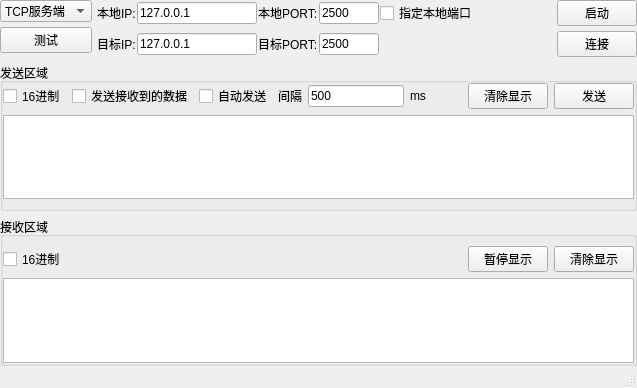
<?xml version="1.0" encoding="UTF-8"?>
<ui version="4.0">
 <class>MainWindow</class>
 <widget class="QMainWindow" name="MainWindow">
  <property name="geometry">
   <rect>
    <x>0</x>
    <y>0</y>
    <width>637</width>
    <height>388</height>
   </rect>
  </property>
  <property name="windowTitle">
   <string>MainWindow</string>
  </property>
  <widget class="QWidget" name="centralwidget">
   <layout class="QVBoxLayout" name="verticalLayout_5">
    <property name="spacing">
     <number>6</number>
    </property>
    <property name="margin">
     <number>0</number>
    </property>
    <item>
     <widget class="QWidget" name="widget_set" native="true">
      <property name="maximumSize">
       <size>
        <width>16777215</width>
        <height>60</height>
       </size>
      </property>
      <layout class="QHBoxLayout" name="horizontalLayout_4">
       <property name="spacing">
        <number>5</number>
       </property>
       <property name="margin">
        <number>0</number>
       </property>
       <item>
        <layout class="QVBoxLayout" name="verticalLayout_4">
         <item>
          <widget class="QComboBox" name="comboBox_net">
           <item>
            <property name="text">
             <string>TCP服务端</string>
            </property>
           </item>
           <item>
            <property name="text">
             <string>TCP客户端</string>
            </property>
           </item>
           <item>
            <property name="text">
             <string>UDP服务端</string>
            </property>
           </item>
           <item>
            <property name="text">
             <string>UDP客户端</string>
            </property>
           </item>
          </widget>
         </item>
         <item>
          <widget class="QPushButton" name="pushButton_test">
           <property name="text">
            <string>测试</string>
           </property>
          </widget>
         </item>
         <item>
          <spacer name="verticalSpacer_2">
           <property name="orientation">
            <enum>Qt::Vertical</enum>
           </property>
           <property name="sizeHint" stdset="0">
            <size>
             <width>20</width>
             <height>40</height>
            </size>
           </property>
          </spacer>
         </item>
        </layout>
       </item>
       <item>
        <layout class="QVBoxLayout" name="verticalLayout_3">
         <item>
          <widget class="QWidget" name="widget_setting_server" native="true">
           <layout class="QHBoxLayout" name="horizontalLayout_3">
            <property name="spacing">
             <number>1</number>
            </property>
            <property name="margin">
             <number>0</number>
            </property>
            <item>
             <widget class="QLabel" name="label_ip">
              <property name="text">
               <string>本地IP:</string>
              </property>
             </widget>
            </item>
            <item>
             <widget class="QLineEdit" name="lineEdit_ip">
              <property name="minimumSize">
               <size>
                <width>120</width>
                <height>0</height>
               </size>
              </property>
              <property name="maximumSize">
               <size>
                <width>120</width>
                <height>16777215</height>
               </size>
              </property>
              <property name="text">
               <string>127.0.0.1</string>
              </property>
             </widget>
            </item>
            <item>
             <widget class="QLabel" name="label_port">
              <property name="text">
               <string>本地PORT:</string>
              </property>
             </widget>
            </item>
            <item>
             <widget class="QLineEdit" name="lineEdit_port">
              <property name="maximumSize">
               <size>
                <width>60</width>
                <height>16777215</height>
               </size>
              </property>
              <property name="text">
               <string>2500</string>
              </property>
             </widget>
            </item>
            <item>
             <widget class="QCheckBox" name="checkBox_islocalport">
              <property name="text">
               <string>指定本地端口</string>
              </property>
             </widget>
            </item>
            <item>
             <spacer name="horizontalSpacer">
              <property name="orientation">
               <enum>Qt::Horizontal</enum>
              </property>
              <property name="sizeHint" stdset="0">
               <size>
                <width>40</width>
                <height>20</height>
               </size>
              </property>
             </spacer>
            </item>
            <item>
             <widget class="QPushButton" name="pushButton_listen">
              <property name="text">
               <string>启动</string>
              </property>
             </widget>
            </item>
           </layout>
          </widget>
         </item>
         <item>
          <widget class="QWidget" name="widget_setting_client" native="true">
           <layout class="QHBoxLayout" name="horizontalLayout_2">
            <property name="spacing">
             <number>1</number>
            </property>
            <property name="margin">
             <number>0</number>
            </property>
            <item>
             <widget class="QLabel" name="label_optip">
              <property name="text">
               <string>目标IP:</string>
              </property>
             </widget>
            </item>
            <item>
             <widget class="QLineEdit" name="lineEdit_objip">
              <property name="minimumSize">
               <size>
                <width>120</width>
                <height>0</height>
               </size>
              </property>
              <property name="maximumSize">
               <size>
                <width>120</width>
                <height>16777215</height>
               </size>
              </property>
              <property name="text">
               <string>127.0.0.1</string>
              </property>
             </widget>
            </item>
            <item>
             <widget class="QLabel" name="label_opport">
              <property name="text">
               <string>目标PORT:</string>
              </property>
             </widget>
            </item>
            <item>
             <widget class="QLineEdit" name="lineEdit_objport">
              <property name="maximumSize">
               <size>
                <width>60</width>
                <height>16777215</height>
               </size>
              </property>
              <property name="text">
               <string>2500</string>
              </property>
             </widget>
            </item>
            <item>
             <spacer name="horizontalSpacer_2">
              <property name="orientation">
               <enum>Qt::Horizontal</enum>
              </property>
              <property name="sizeHint" stdset="0">
               <size>
                <width>40</width>
                <height>20</height>
               </size>
              </property>
             </spacer>
            </item>
            <item>
             <widget class="QPushButton" name="pushButton_client">
              <property name="text">
               <string>连接</string>
              </property>
             </widget>
            </item>
           </layout>
          </widget>
         </item>
         <item>
          <spacer name="verticalSpacer">
           <property name="orientation">
            <enum>Qt::Vertical</enum>
           </property>
           <property name="sizeHint" stdset="0">
            <size>
             <width>20</width>
             <height>40</height>
            </size>
           </property>
          </spacer>
         </item>
        </layout>
       </item>
      </layout>
     </widget>
    </item>
    <item>
     <widget class="QGroupBox" name="groupBox_sendarea">
      <property name="title">
       <string>发送区域</string>
      </property>
      <layout class="QVBoxLayout" name="verticalLayout">
       <property name="leftMargin">
        <number>0</number>
       </property>
       <property name="topMargin">
        <number>0</number>
       </property>
       <property name="rightMargin">
        <number>0</number>
       </property>
       <item>
        <layout class="QHBoxLayout" name="horizontalLayout">
         <item>
          <widget class="QCheckBox" name="checkBox_ishex_send">
           <property name="text">
            <string>16进制</string>
           </property>
          </widget>
         </item>
         <item>
          <widget class="QCheckBox" name="checkBox_replysourcedata">
           <property name="text">
            <string>发送接收到的数据</string>
           </property>
          </widget>
         </item>
         <item>
          <widget class="QCheckBox" name="checkBox_auotsend">
           <property name="text">
            <string>自动发送</string>
           </property>
          </widget>
         </item>
         <item>
          <widget class="QLabel" name="label_interval">
           <property name="text">
            <string>间隔</string>
           </property>
          </widget>
         </item>
         <item>
          <widget class="QLineEdit" name="lineEdit_interval">
           <property name="maximumSize">
            <size>
             <width>100</width>
             <height>16777215</height>
            </size>
           </property>
           <property name="text">
            <string>500</string>
           </property>
          </widget>
         </item>
         <item>
          <widget class="QLabel" name="label_unit">
           <property name="text">
            <string>ms</string>
           </property>
          </widget>
         </item>
         <item>
          <spacer name="horizontalSpacer_5">
           <property name="orientation">
            <enum>Qt::Horizontal</enum>
           </property>
           <property name="sizeHint" stdset="0">
            <size>
             <width>40</width>
             <height>20</height>
            </size>
           </property>
          </spacer>
         </item>
         <item>
          <widget class="QPushButton" name="pushButton_clear_send">
           <property name="text">
            <string>清除显示</string>
           </property>
          </widget>
         </item>
         <item>
          <widget class="QPushButton" name="pushButton_send">
           <property name="text">
            <string>发送</string>
           </property>
          </widget>
         </item>
        </layout>
       </item>
       <item>
        <widget class="QTextEdit" name="textEdit_send">
         <property name="font">
          <font>
           <family>Tahoma</family>
           <pointsize>10</pointsize>
           <weight>50</weight>
           <bold>false</bold>
          </font>
         </property>
        </widget>
       </item>
      </layout>
     </widget>
    </item>
    <item>
     <widget class="QGroupBox" name="groupBox_recvarea">
      <property name="title">
       <string>接收区域</string>
      </property>
      <layout class="QVBoxLayout" name="verticalLayout_2">
       <property name="leftMargin">
        <number>0</number>
       </property>
       <property name="rightMargin">
        <number>0</number>
       </property>
       <property name="bottomMargin">
        <number>0</number>
       </property>
       <item>
        <layout class="QHBoxLayout" name="horizontalLayout_7">
         <item>
          <layout class="QHBoxLayout" name="horizontalLayout_6">
           <item>
            <widget class="QCheckBox" name="checkBox_ishex_recv">
             <property name="text">
              <string>16进制</string>
             </property>
            </widget>
           </item>
           <item>
            <spacer name="horizontalSpacer_4">
             <property name="orientation">
              <enum>Qt::Horizontal</enum>
             </property>
             <property name="sizeHint" stdset="0">
              <size>
               <width>40</width>
               <height>20</height>
              </size>
             </property>
            </spacer>
           </item>
           <item>
            <widget class="QPushButton" name="pushButton_stopdisaply">
             <property name="text">
              <string>暂停显示</string>
             </property>
            </widget>
           </item>
           <item>
            <widget class="QPushButton" name="pushButton_clear_recv">
             <property name="text">
              <string>清除显示</string>
             </property>
            </widget>
           </item>
          </layout>
         </item>
        </layout>
       </item>
       <item>
        <widget class="QTextEdit" name="textEdit_recv">
         <property name="font">
          <font>
           <family>Tahoma</family>
           <pointsize>10</pointsize>
          </font>
         </property>
        </widget>
       </item>
      </layout>
     </widget>
    </item>
    <item>
     <spacer name="verticalSpacer_3">
      <property name="orientation">
       <enum>Qt::Vertical</enum>
      </property>
      <property name="sizeHint" stdset="0">
       <size>
        <width>20</width>
        <height>0</height>
       </size>
      </property>
     </spacer>
    </item>
   </layout>
  </widget>
  <widget class="QStatusBar" name="statusbar"/>
 </widget>
 <resources/>
 <connections/>
</ui>
